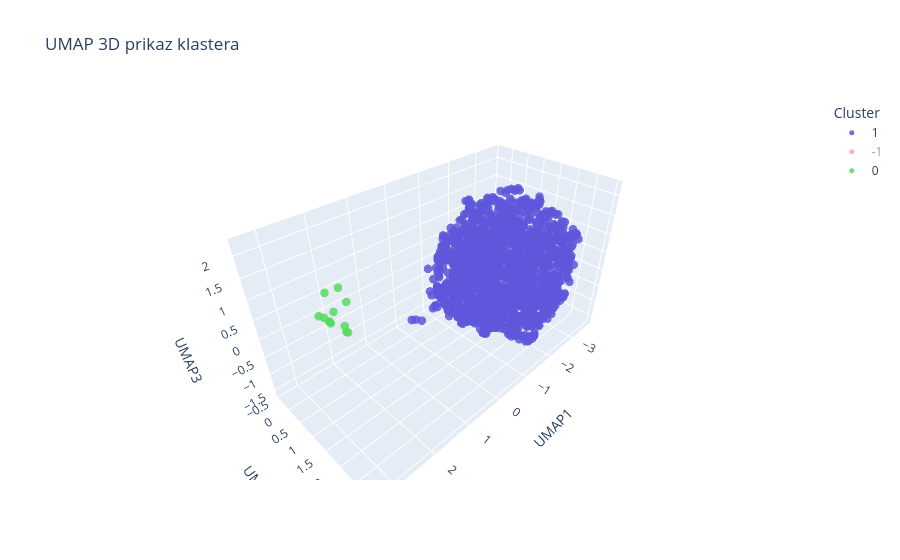

The notebook cell this image was saved under:
### Code cell
draw_umap_2d_3d(cluster_labels, df_HDBSCAN)

### Figure 1 — Plotly figure (JSON) as saved in the notebook; plotly's stock layout.template omitted (floating-point values rounded to 4 significant figures; data arrays with more than 128 entries replaced by an {"elided": "..."} marker saying what was removed)
{"data": [{"hovertemplate": "Cluster=1<br>UMAP1=%{x}<br>UMAP2=%{y}<br>UMAP3=%{z}<extra></extra>", "legendgroup": "1", "marker": {"color": "rgb(94,86,219)", "opacity": 0.85, "size": 5, "symbol": "circle"}, "mode": "markers", "name": "1", "scene": "scene", "showlegend": true, "type": "scatter3d", "x": {"elided": "1492 float values"}, "y": {"elided": "1492 float values"}, "z": {"elided": "1492 float values"}}, {"hovertemplate": "Cluster=-1<br>UMAP1=%{x}<br>UMAP2=%{y}<br>UMAP3=%{z}<extra></extra>", "legendgroup": "-1", "marker": {"color": "rgb(219,94,86)", "opacity": 0.85, "size": 5, "symbol": "circle"}, "mode": "markers", "name": "-1", "scene": "scene", "showlegend": true, "type": "scatter3d", "visible": "legendonly", "x": {"elided": "630 float values"}, "y": {"elided": "630 float values"}, "z": {"elided": "630 float values"}}, {"hovertemplate": "Cluster=0<br>UMAP1=%{x}<br>UMAP2=%{y}<br>UMAP3=%{z}<extra></extra>", "legendgroup": "0", "marker": {"color": "rgb(86,219,94)", "opacity": 0.85, "size": 5, "symbol": "circle"}, "mode": "markers", "name": "0", "scene": "scene", "showlegend": true, "type": "scatter3d", "x": [3.043, 2.728, 3.289, 3.09, 2.793, 2.93, 3.228, 3.053, 2.955, 3.235, 2.939, 3.112], "y": [1.781, 1.858, 1.957, 1.867, 1.787, 2.046, 1.99, 1.835, 2.116, 2.347, 2.137, 1.936], "z": [1.536, 1.81, 1.884, 1.609, 2.09, 1.529, 1.84, 1.538, 1.465, 2.154, 1.455, 2.226]}], "layout": {"autosize": true, "legend": {"title": {"text": "Cluster"}, "tracegroupgap": 0}, "scene": {"aspectmode": "auto", "aspectratio": {"x": 1.547, "y": 0.7571, "z": 0.8536}, "domain": {"x": [0, 1], "y": [0, 1]}, "xaxis": {"title": {"text": "UMAP1"}, "type": "linear"}, "yaxis": {"title": {"text": "UMAP2"}, "type": "linear"}, "zaxis": {"title": {"text": "UMAP3"}, "type": "linear"}}, "title": {"text": "UMAP 3D prikaz klastera"}}}
